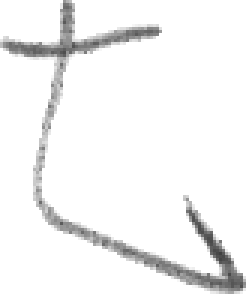
#> input picture Data/chinese_char/test/00002/128613.png, 82 x 98 px, given as the content of the folder ../Data/chinese_char/test/00002/128613.png, which was not available (shown 3 times larger)
$ python -i data_utils.py   (imports and definitions only)   (older library calls are emulated)
#> lines starting #> are read from the running program, lines starting #| are printed output that depends on the picture; pictures that were not available may be replaced by others from this repository, and a replacement may not be noted
from PIL import Image
import matplotlib.pyplot as plt
import numpy as np
import os

# 0 一
# 1 丁
# 2 七
# 3 万
# 4 丈
# 5 三
# 6 上
# 7 下
# 8 不
# 9 与

def get_chinese_data(path):
# '../data/chinese_char'
    x = []
    y = []
    # 便利文件夹种所有文件
    for file_paths, dir_names, file_names in os.walk(path):
        # 拿到文件相对路径
        for  file_name in file_names:
            # print(file_paths+'/'+file_name)
            # 获得每张文件的数据
            image_data = __get_image_data__(file_paths+'/'+file_name)
            if file_paths.find('00000') != -1:
                image_data = __get_chinese_data_one__(path=file_paths+'/'+file_name)
                y.append(0)
            elif file_paths.find('00001') != -1:
                y.append(1)
            elif file_paths.find('00002') != -1:
                y.append(2)
            elif file_paths.find('00003') != -1:
                y.append(3)
            elif file_paths.find('00004') != -1:
                y.append(4)
            elif file_paths.find('00005') != -1:
                y.append(5)
            elif file_paths.find('00006') != -1:
                y.append(6)
            elif file_paths.find('00007') != -1:
                y.append(7)
            elif file_paths.find('00008') != -1:
                y.append(8)
            elif file_paths.find('00009') != -1:
                y.append(9)
            x.append(image_data.reshape(-1))
            pass
        print('正在运行')
        pass
    return x, y
    pass


def __get_image_data__(path):
#> called with path = '_only/128613.png'
    img = Image.open(path).convert('L')
    # 重新设置图形大小
    img = img.resize((400, 400), Image.ANTIALIAS)
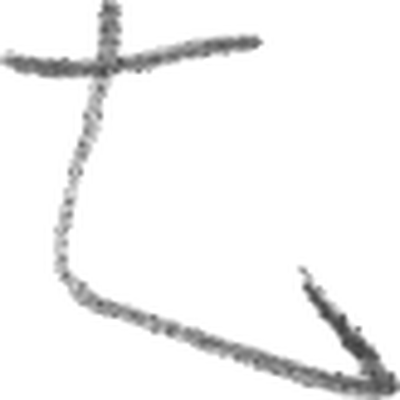
#> img: PIL image 400x400 L; min 62, max 255, mean 242.5
    # 二维数组化
    img_data = np.zeros((400, 400), dtype=np.int)
    for i in range(400):
        for j in range(400):
            img_data[i][j] = 255 - img.getpixel((j, i))
            pass
        pass
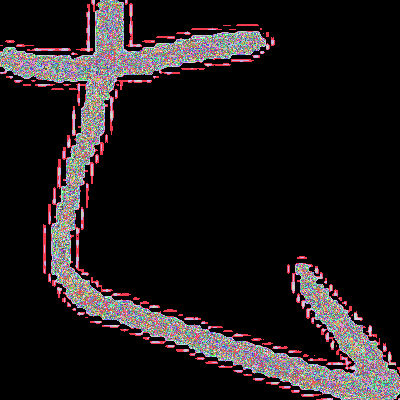
#> img_data: shape (400, 400) int64; 194 distinct labels, from 0 to 193; one colour per label, 0 black
    # [4 lines of commented-out code are left out]
    return img_data
    pass

def __get_chinese_data_one__(path):
    img = Image.open(path).convert('L')
    # 重新设置图形大小
    img = img.resize((400, 80), Image.ANTIALIAS)
    # 二维数组化
    img_data = np.zeros((400, 400), dtype=np.int)
    for i in range(400):
        if i < 160:
            for j in range(400):
                img_data[i][j] = 0
        elif i >= 160 and i < 240:
            for j in range(400):
                img_data[i][j] = 255 - img.getpixel((j, i - 160))
                pass
            pass
        else:
            for j in range(400):
                img_data[i][j] = 0
                pass
            pass
        pass

    # [4 lines of commented-out code are left out]
    return img_data
    pass

# get_chinese_data()

>>> result = get_chinese_data('../Data/chinese_char/test/00002/128613.png')

$ run again, on Data/chinese_char/test/00002/166365.png
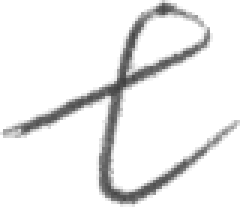
#> input picture Data/chinese_char/test/00002/166365.png, 80 x 69 px, given as the content of the folder ../Data/chinese_char/test/00002/166365.png, which was not available (shown 3 times larger)
#> in __get_image_data__, `img = img.resize((400, 400), Image.ANTIALIAS)`:
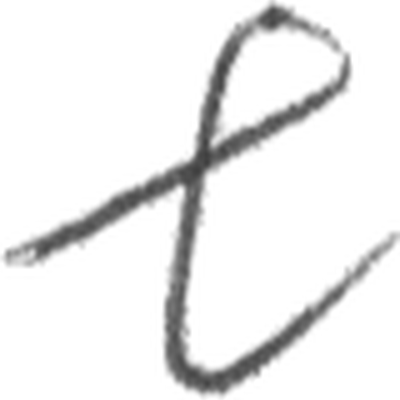
#> img: PIL image 400x400 L; min 62, max 255, mean 236.7
#> after the loop in __get_image_data__, `for i in range(400):`:
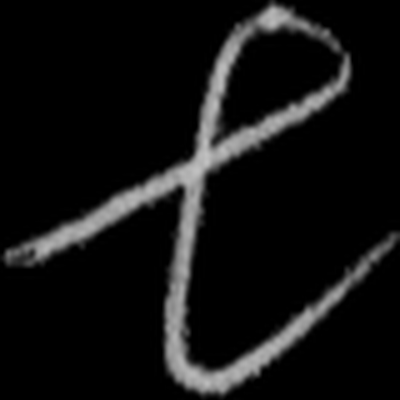
#> img_data: shape (400, 400) int64; min 0, max 193, mean 18.3

$ run again, on Data/chinese_char/test/00002/195622.png
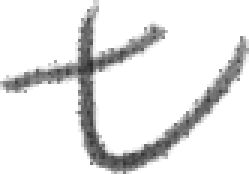
#> input picture Data/chinese_char/test/00002/195622.png, 83 x 58 px, given as the content of the folder ../Data/chinese_char/test/00002/195622.png, which was not available (shown 3 times larger)
#> in __get_image_data__, `img = img.resize((400, 400), Image.ANTIALIAS)`:
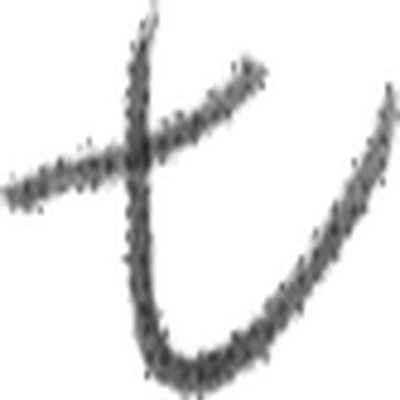
#> img: PIL image 400x400 L; min 37, max 255, mean 229.4
#> after the loop in __get_image_data__, `for i in range(400):`:
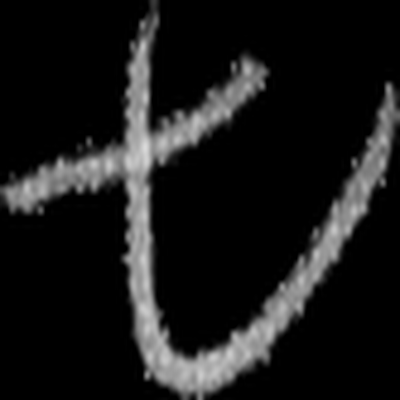
#> img_data: shape (400, 400) int64; min 0, max 218, mean 25.6

$ run again, on Data/chinese_char/test/00002/37046.png
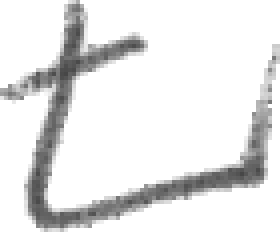
#> input picture Data/chinese_char/test/00002/37046.png, 70 x 58 px, given as the content of the folder ../Data/chinese_char/test/00002/37046.png, which was not available (shown 4 times larger)
#> in __get_image_data__, `img = img.resize((400, 400), Image.ANTIALIAS)`:
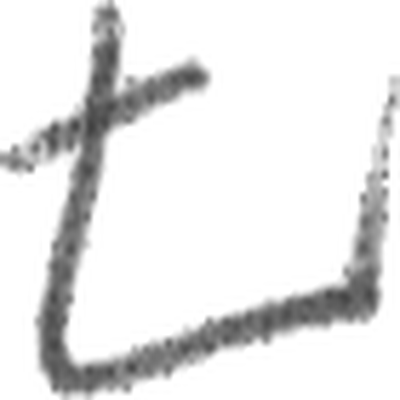
#> img: PIL image 400x400 L; min 64, max 255, mean 229.2
#> after the loop in __get_image_data__, `for i in range(400):`:
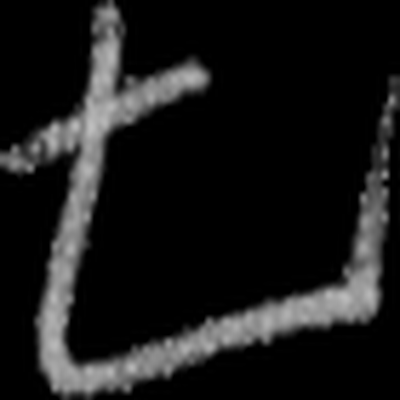
#> img_data: shape (400, 400) int64; min 0, max 191, mean 25.8
